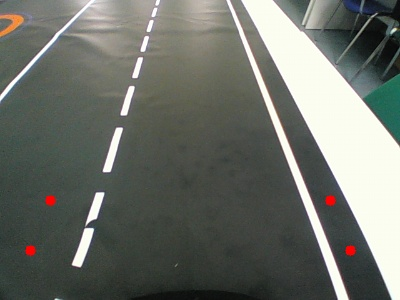
#> input picture eyecar_2/foto/0.jpg, 400 x 300 px
$ python -i utils.py   (imports and definitions only)
#> lines starting #> are read from the running program, lines starting #| are printed output that depends on the picture; after the words box and inside, x2 and y2 are one past the last pixel; in counts of white or black regions, pixels touching at a corner belong together
#> further down, picture is the input picture: shape (300, 400, 3); mean B, G, R 104.8, 111.7, 108.1
# coding: utf-8
import cv2
import numpy as np


# [18 lines left out: function binarize, not called in this run]


def binarize_exp(img, d=0):
#> called with d = 0
    hls = cv2.cvtColor(img, cv2.COLOR_BGR2HLS)
#> hls: shape (300, 400, 3); mean of channels 0, 1, 2 55, 108.1, 45.2
    hsv = cv2.cvtColor(img, cv2.COLOR_BGR2HSV)
#> hsv: shape (300, 400, 3); mean H, S, V 54.9, 28.1, 113.5
    hls_s_channel = hls[:, :, 2]
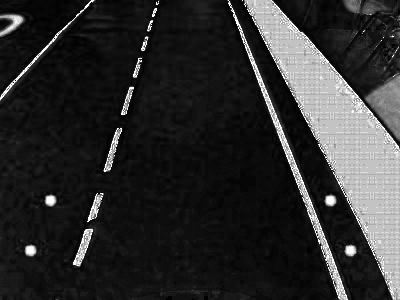
#> hls_s_channel: shape (300, 400); min 0, max 255, mean 45.2
    hls_l_channel = hls[:, :, 1]
    hls_h_channel = hls[:, :, 0]
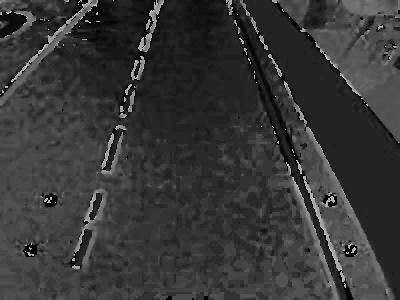
#> hls_h_channel: shape (300, 400); min 0, max 180, mean 55
    hsv_h_channel = hsv[:, :, 2]
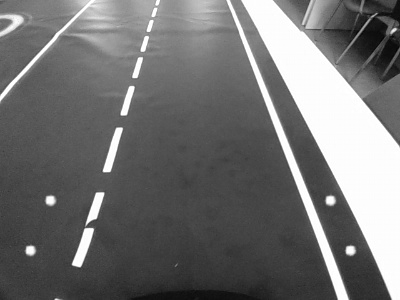
#> hsv_h_channel: shape (300, 400); min 1, max 255, mean 113.5
    hsv_s_channel = hsv[:, :, 1]
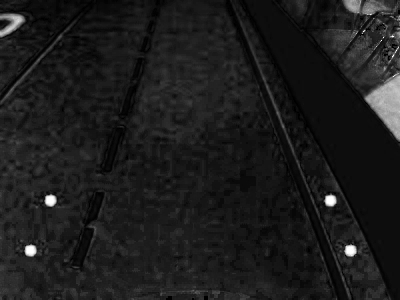
#> hsv_s_channel: shape (300, 400); min 0, max 255, mean 28.1
    hsv_v_channel = hsv[:, :, 0]
    binary_h = cv2.inRange(hls, (0, 0, 30), (255, 255, 205))
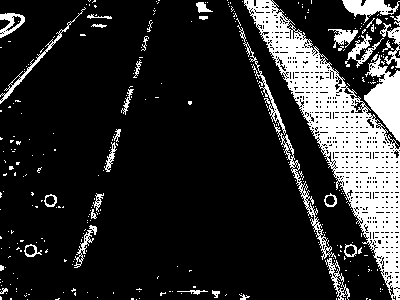
#> binary_h: shape (300, 400); 16.7% white; 328 white regions (291 under 20 px), largest, box (x1, y1, x2, y2) and area: (244, 0, 400, 300) 12464, (364, 55, 400, 142) 1640, (273, 123, 336, 260) 694

    gray = cv2.cvtColor(img, cv2.COLOR_BGR2GRAY)
    binary_g = cv2.inRange(gray, 130, 255) #130
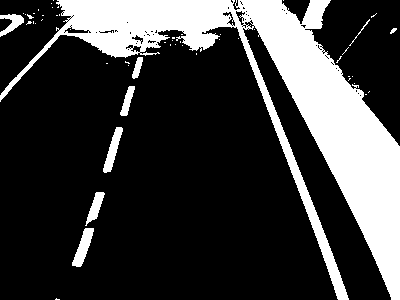
#> binary_g: shape (300, 400); 23.7% white; 53 white regions (44 under 20 px), largest, box (x1, y1, x2, y2) and area: (0, 0, 400, 300) 26593, (72, 228, 94, 267) 405, (103, 127, 123, 173) 377
    binary = cv2.bitwise_and(binary_g, binary_h)
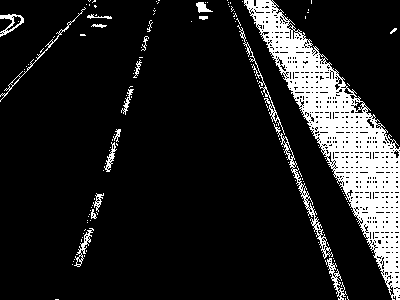
#> binary: shape (300, 400); 12.6% white; 139 white regions (119 under 20 px), largest, box (x1, y1, x2, y2) and area: (244, 0, 400, 300) 12442, (273, 123, 333, 259) 610, (237, 25, 285, 135) 319

    if d:
        key = cv2.waitKey(1)
        cv2.imshow('hls', hls)
        cv2.imshow('bgr_b', img[:, :, 0])
        cv2.imshow('bgr_g', img[:, :, 1])
        cv2.imshow('bgr_r', img[:, :, 2])
        cv2.imshow('hls_s', hls_s_channel)
        cv2.imshow('hls_l', hls_l_channel)
        cv2.imshow('hls_h', hls_h_channel)
        cv2.imshow('hsv_h', hsv_h_channel)
        cv2.imshow('hsv_s', hsv_s_channel)
        cv2.imshow('hsv_v', hsv_v_channel)
        cv2.imshow('hlsRange', binary_h)
        cv2.imshow('grayRange', binary_g)
        cv2.imshow('gray', gray)
        cv2.imshow('bin', binary)

    # return binary
    return binary

# [267 lines left out: functions trans_perspective, find_left_right, centre_mass, detect_stop, cross_center_path_v1, cross_center_path_v2 and 5 more, not called in this run]

>>> import cv2
>>> picture = cv2.imread('foto/0.jpg')
>>> result = binarize_exp(picture)

$ run again, on eyecar_2/foto/road.jpg
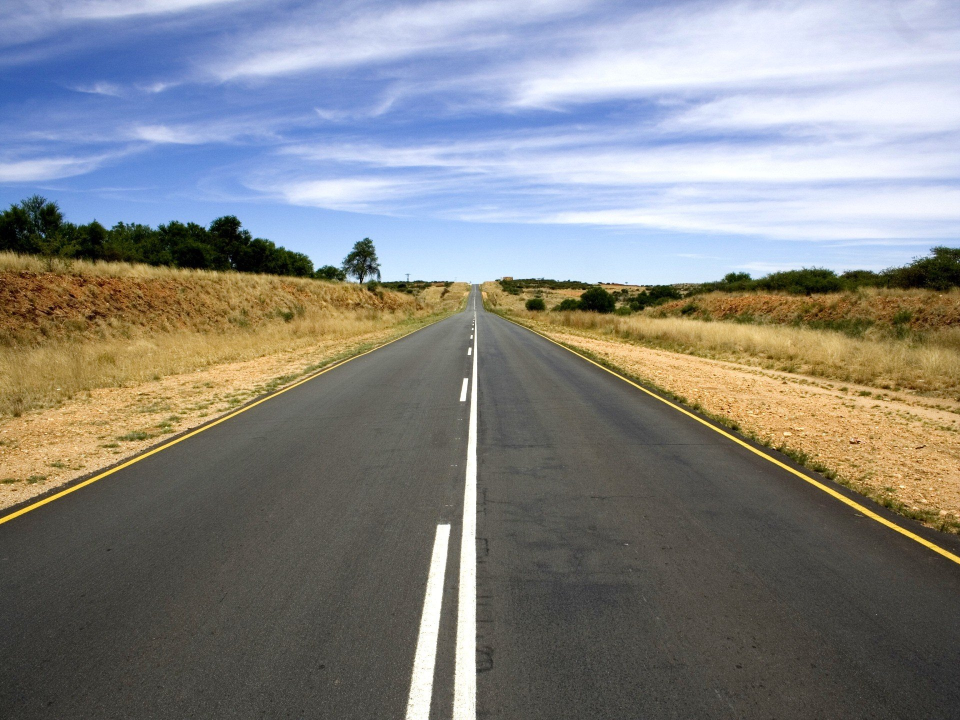
#> input picture eyecar_2/foto/road.jpg, 1920 x 1440 px (shown at 1/2 size)
#> picture is the input picture: shape (1440, 1920, 3); mean B, G, R 131.5, 132.4, 132
#> hls: shape (1440, 1920, 3); mean of channels 0, 1, 2 55.2, 132, 101.4
#> hsv: shape (1440, 1920, 3); mean H, S, V 55.2, 69.5, 153.9
#> in binarize_exp, `binary_h = cv2.inRange(hls, (0, 0, 30), (255, 255, 205))`:
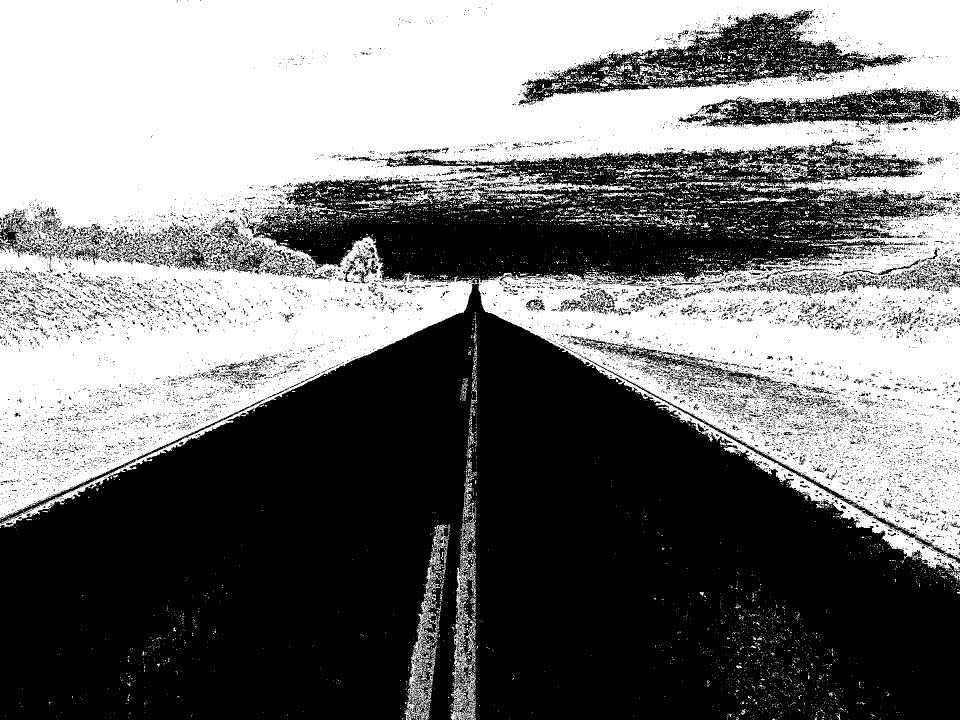
#> binary_h: shape (1440, 1920) (shown at 1/2 size); 46.6% white; 8608 white regions (8107 under 20 px), largest, box (x1, y1, x2, y2) and area: (0, 0, 1920, 1143) 1216392, (809, 1049, 901, 1440) 6472, (900, 1040, 952, 1440) 5599
#> binary_g: shape (1440, 1920); 47.4% white; 3553 white regions (3430 under 20 px), largest, box (x1, y1, x2, y2) and area: (0, 0, 1920, 1440) 1125828, (1014, 614, 1920, 1045) 142389, (809, 1043, 902, 1440) 15016
#> in binarize_exp, `binary = cv2.bitwise_and(binary_g, binary_h)`:
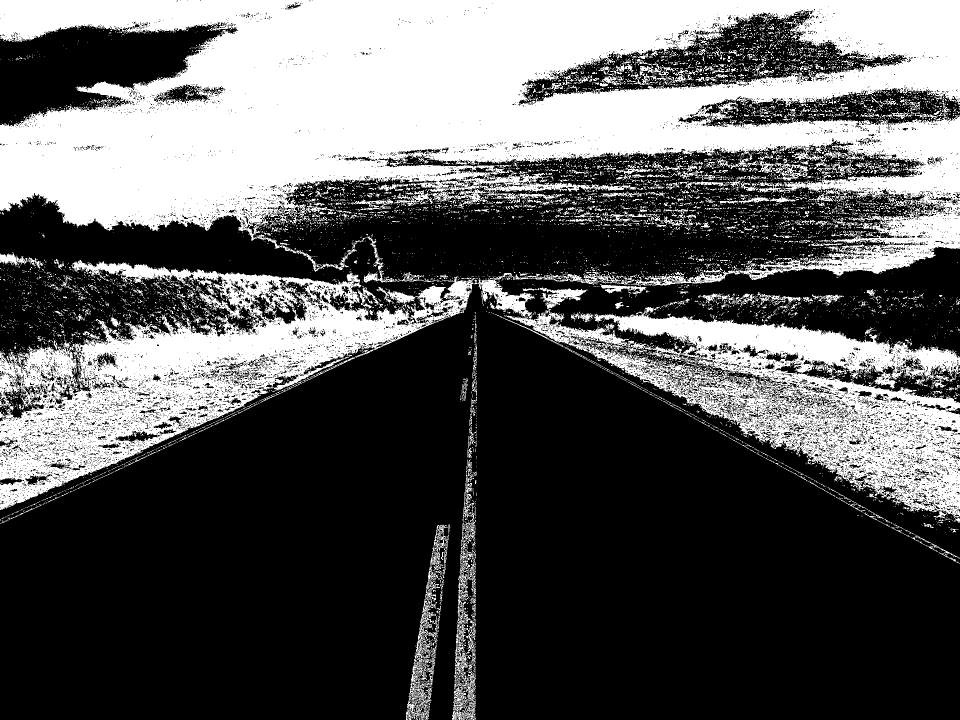
#> binary: shape (1440, 1920) (shown at 1/2 size); 34.9% white; 9774 white regions (9148 under 20 px), largest, box (x1, y1, x2, y2) and area: (0, 0, 1920, 1020) 751567, (1014, 614, 1920, 1045) 123890, (812, 1049, 901, 1440) 5889
